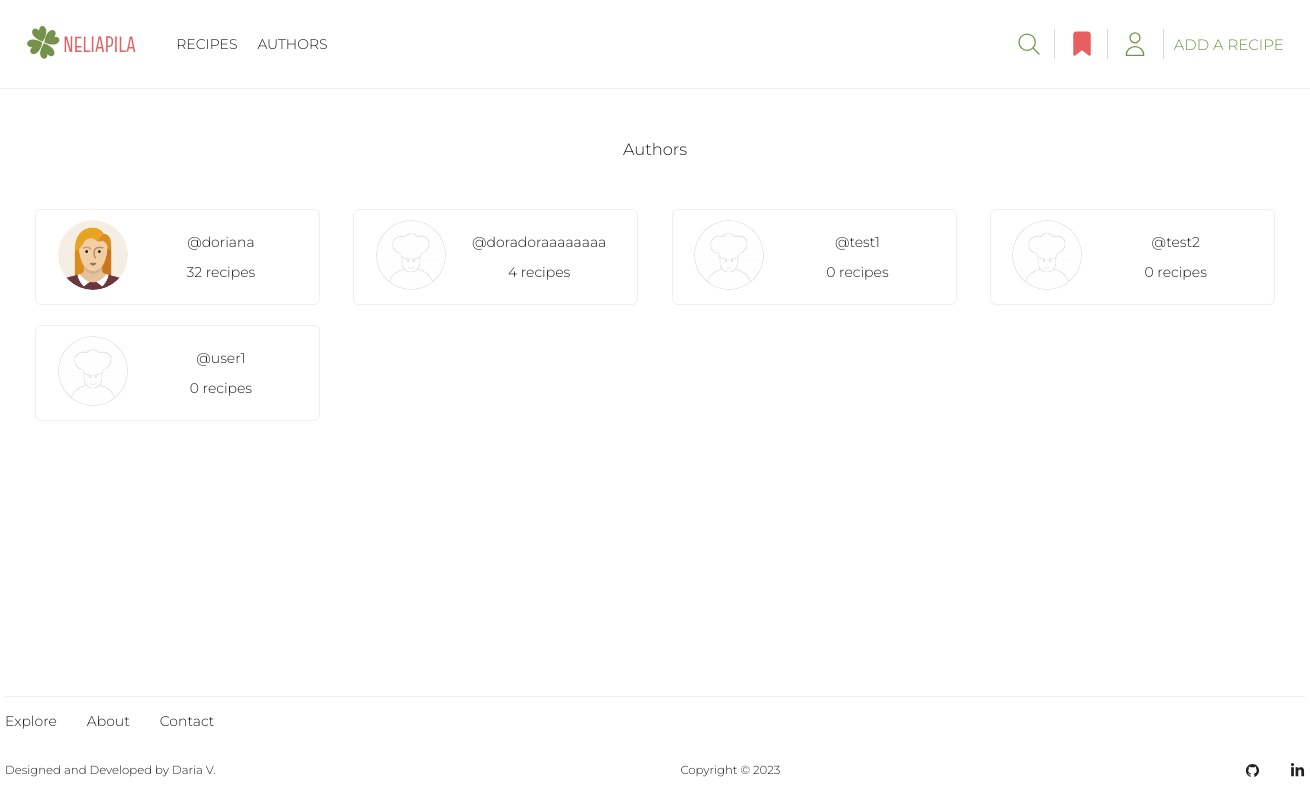
Screenshot of /authors/ with the database file from the repository.
### user/models.py (models this page shows, shortened)
class Profile(models.Model):
    user = models.OneToOneField(User, on_delete=models.CASCADE)
    name = models.CharField(max_length=50, null=True, blank=True)
    email = models.EmailField(max_length=500, blank=True, null=True, unique=True)
    username = models.CharField(max_length=50, blank=True, null=True)
    bio = models.TextField(blank=True, null=True)
    image = models.ImageField(upload_to='profiles/', blank=True, null=True, default='profiles/default-profile-pic.png')
    created = models.DateTimeField(auto_now_add=True)

### home/views.py (the view)
# urls.py: path('authors/', views.authors, name='authors'),
def authors(request):
    all_authors = Profile.objects.filter(user__is_superuser=False)
    all_authors, paginator, custom_range = paginate(request, all_authors, results=9)
    authors_with_recipe_count = []
    for author in all_authors:
        recipe_count = Recipe.objects.filter(author=author.user, is_approved=True).count()
        authors_with_recipe_count.append({'author': author, 'recipe_count': recipe_count})
    authors_and_recipes_count = sorted(authors_with_recipe_count, key=lambda x: x['recipe_count'], reverse=True)
    context = {'authors_with_recipe_count': authors_and_recipes_count, 'paginator': paginator,
               'custom_range': custom_range, 'all_authors': all_authors}
    return render(request, 'home/authors.html', context)

### home/views.py (called while the page is built)
def paginate(request, items, results=6):
    page = request.GET.get('page')
    paginator = Paginator(items, results)
    try:
        items = paginator.page(page)
    except PageNotAnInteger:
        page = 1
        items = paginator.page(page)
    except EmptyPage:
        page = paginator.num_pages
        items = paginator.page(page)
    page = int(page)
    left_index = page - 3 if page > 3 else 1
    right_index = page + 4 if page < paginator.num_pages - 3 else paginator.num_pages + 1
    custom_range = range(left_index, right_index)
    return items, paginator, custom_range

### templates/home/authors.html (shortened to what this page needs)
{% extends 'base/base.html' %}
{% load static %}
{% block css %}
<link rel="stylesheet" href="{% static 'home/css/authors.css' %}">
{% endblock %}
{% block content %}
<section class="authors-page">
    <section class="recipes-authors">
        <div class="authors container">
            <h1>Authors</h1>
            <div class="all-authors">
                {% for person in authors_with_recipe_count%}
                <div class="one-author">
                    <div class="author-image">
                        <a href="{% url 'profile' person.author.user.id %}">
                            <img src="{{ person.author.image.url}}" alt="Author Photo">
                        </a>
                    </div>
                    <div class="author-info">
                        <a href="{% url 'profile' person.author.user.id %}">
                            @{{ person.author.username }}
                        </a>
                        <a href="{% url 'profile' person.author.user.id %}">
                            {{ person.recipe_count }} recipe{{ person.recipe_count | pluralize:"s" }}
                        </a>
                    </div>
                </div>
                {% endfor %}
            </div>
        </div>
    </section>
</section>
{% endblock %}

### static/base/css/base.css (style rules this page uses)
html { height: 100%; position: relative; }
body { font-family: 'Montserrat', sans-serif; font-weight: 300; font-size: 14px; color: #211f1f; background-color: #FFFFFF; margin: 0; padding: 0; min-height: 100%; display: flex; flex-direction: column; }
a { text-decoration: none; color: #211f1f; }
h1, h2, h3, p { margin: 0; font-weight: 300; }
.container { width: 1240px; margin: 0 auto; position: relative; }

### static/home/css/authors.css (style rules this page uses)
.authors h1 { padding: 50px 0; text-align: center; }
.all-authors { display: flex; flex-direction: row; flex-wrap: wrap; justify-content: space-between; }
.one-author { display: flex; flex-direction: row; justify-content: space-evenly; width: 23%; border: 1px solid #efefef; padding: 10px 15px; box-sizing: border-box; border-radius: 6px; margin-bottom: 20px; }
.author-image img { width: 70px; height: 70px; border-radius: 100%; margin-right: 10px; }
.author-info { display: flex; flex-direction: column; justify-content: space-evenly; width: calc(100% - 100px); text-align: center; }

### rows the page displays
Profile: author.image (picture), author.username "doriana", recipe_count "32", recipe_count|pluralize "s"
Profile: author.image (placeholder picture), author.username "doradoraaaaaaaa", recipe_count "4", recipe_count|pluralize "s"
Profile: author.image (placeholder picture), author.username "test1", recipe_count "0", recipe_count|pluralize "s"
Profile: author.image (placeholder picture), author.username "test2", recipe_count "0", recipe_count|pluralize "s"
Profile: author.image (placeholder picture), author.username "user1", recipe_count "0", recipe_count|pluralize "s"
